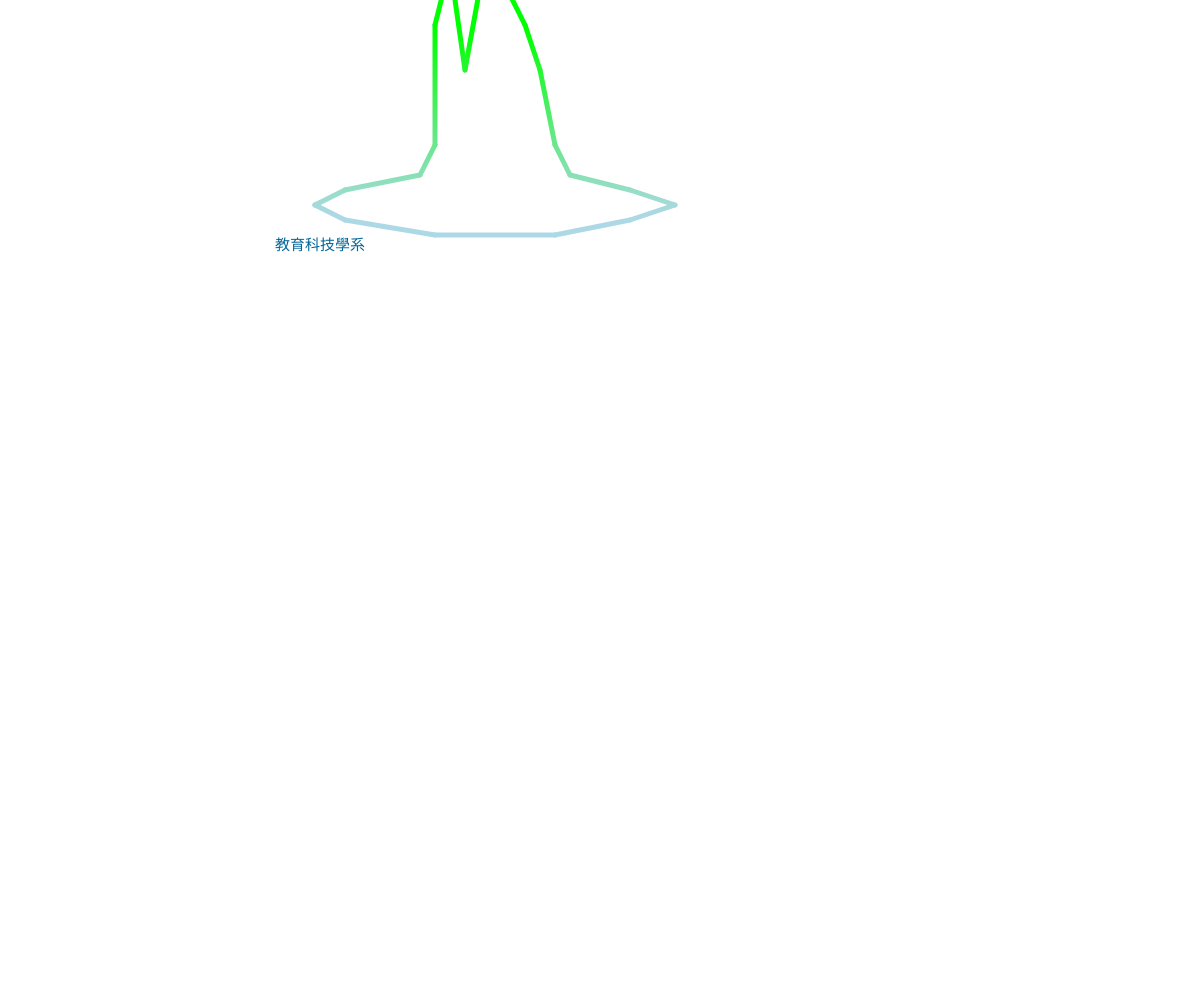
Frame 1 (no input)
Frame 60 (no input): identical to frame 1, image omitted
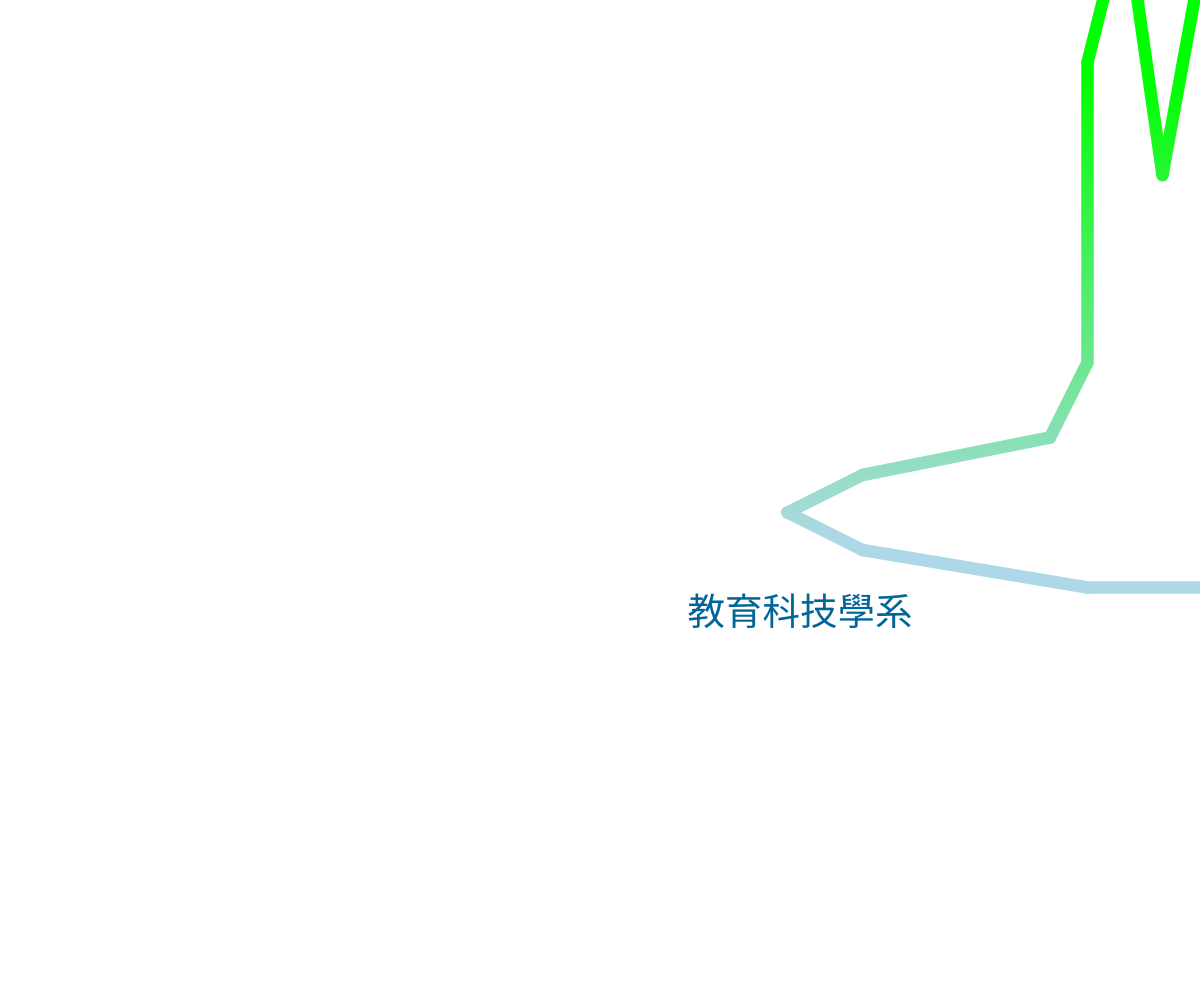
Frame 120 (the mouse pressed at the canvas centre since frame 60)

The p5.js sketch that drew these frames (run headless with seeded random() and noise() and a simulated clock; from frame 60 on, the mouse is pressed at the canvas centre):

// p5.js sketch
// ── sketch.js

let points  =  [[1,3], [3, 4], [8, 5],[9,7],[9,15],[10,19],[11,12],[13,23],[15,24],[14,22],[13,19],[15,15], [16, 12], [17, 7],[18,5],[22,4],[25,3],[22,2],[17,1],[9,1],[3,2],[1,3]]; //list資料，

function setup() {   //只會執行一次的函數
  createCanvas(windowWidth, windowHeight); //設定一個畫布，寬為整個視窗的寬度windowWidth，高度為整個視窗的高度windowHeight
  //把points 內的值都*50
	createCanvas(windowWidth, windowHeight);
	background(100);
	
	ctx = canvas.getContext('2d');
	ctx.lineWidth = 10;
	ctx.lineCap = 'round'
	//------
	gradientLine(ctx, 60, 60, 300, 380, 'black', 'blue')
	gradientLine(ctx, 720, 120, 80, 300, 'brown', 'orange')
	gradientLine(ctx, 520, 70, 500, 440, 'lightblue', 'lime')
	
  for (let i = 0; i < points.length; i++) {
    for (let j = 0; j < points[i].length; j++) {
      points[i][j] = points[i][j] * 30;
			

		

}
}
	}
function draw() {
	
  background(255);
  // scale(50)
	

		let scaleVal = map(mouseX, 0, width, 0.5, 2); //根據滑鼠的位置計算放大縮小的比例
  scale(scaleVal); //根據計算出的比例進行放大縮小
	
  translate(width/2, height/2); //原本原點在左上角，利用這指令把原點放到視窗的中心
	textSize(30)  //文字大小
  fill(0, 102, 153);  //設定顏色
  text("教育科技學系",-50,0)  //顯示文字
  scale(1, -1);  //上下翻轉
	


	
  for (let i = 0; i < points.length-1; i++) {
    line(points[i][0], points[i][1], points[i+1][0], points[i+1][1]);
		
  }
  line(points[points.length-1][0], points[points.length-1][1], points[0][0], points[0][1]); //把最後一點與第一點的連線
}

function gradientLine(ctx, x1, y1, x2, y2, c1, c2) {
	 
	
  const gradient = ctx.createLinearGradient(x1, y1, x1, y2);
  gradient.addColorStop(0, c1);
  gradient.addColorStop(1, c2);
  ctx.strokeStyle = gradient;

  ctx.beginPath();
  ctx.moveTo(x1, y1);
  ctx.lineTo(x2, y2);
  ctx.stroke();
}
